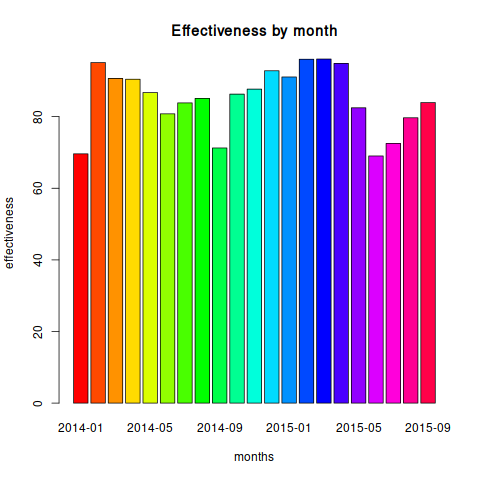

Source code (R):
library('DBI')
library('RSQLite')
png(file="out1_calgary_combined.jpg")

db = dbConnect(SQLite(), dbname="../311CallCentre.db")

query <- dbSendQuery(db, "SELECT 
        STRFTIME('%Y-%m', date) AS date, 
        AVG(answered)/AVG(offered)*100 AS effectiveness 
FROM 
        'calgary_combined' 
GROUP BY 
        STRFTIME('%Y-%m', date);")
data <- dbFetch(query, n=-1)

barplot(height = data$effectiveness,
        xlab = "months",
        ylab = "effectiveness",
        main = "Effectiveness by month",
        names.arg = as.character(data$date),
        col = rainbow(length(data$date)))

dev.off()
